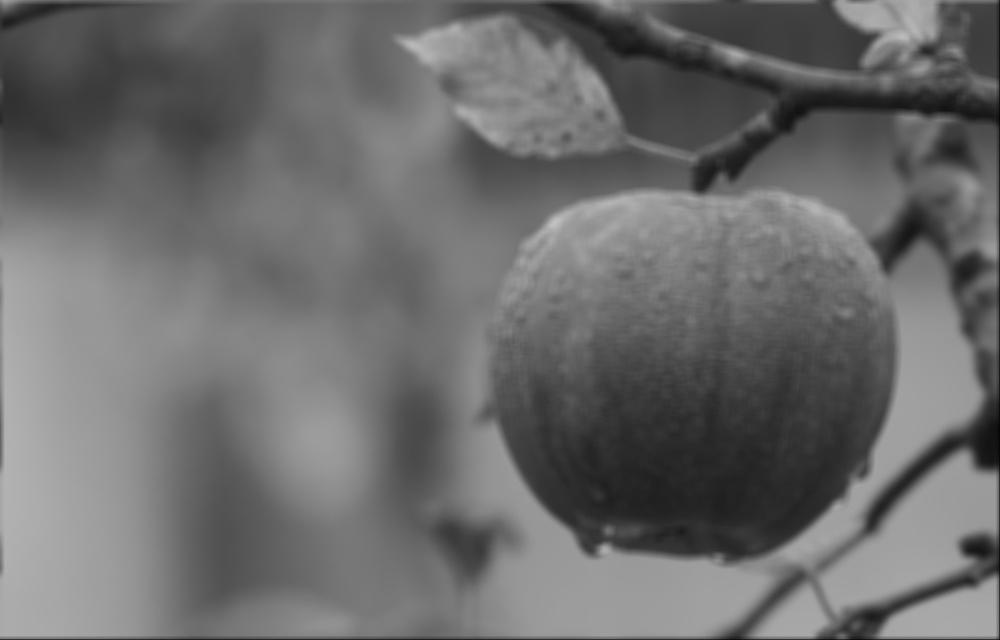
#> input picture smoothing.jpg, 1000 x 640 px, shrunk from 1880 x 1204 before the run, found by its file name
$ python laplacian.py
#> lines starting #> are read from the running program, lines starting #| are printed output that depends on the picture
import cv2
import numpy as np

# Load the image
image_path = 'smoothing.jpg'
gray_image = cv2.imread(image_path, cv2.IMREAD_GRAYSCALE)
#> gray_image is the input picture: shape (640, 1000); min 5, max 194, mean 107.9

# Define the Laplacian kernel
laplacian_kernel = np.array([[0, 1, 0],
                             [1, -4, 1],
                             [0, 1, 0]])

# Initialize an array to store the Laplacian result
laplacian_result = np.zeros_like(gray_image)

# Get image dimensions
height, width = gray_image.shape
#> height = 640; width = 1000

# Apply Laplacian filter
for i in range(1, height - 1):
    for j in range(1, width - 1):
        # Compute the convolution
        convolution = np.sum(gray_image[i - 1:i + 2, j - 1:j + 2] * laplacian_kernel)
        laplacian_result[i, j] = np.clip(convolution, 0, 255)  # Clip to ensure values are within valid range
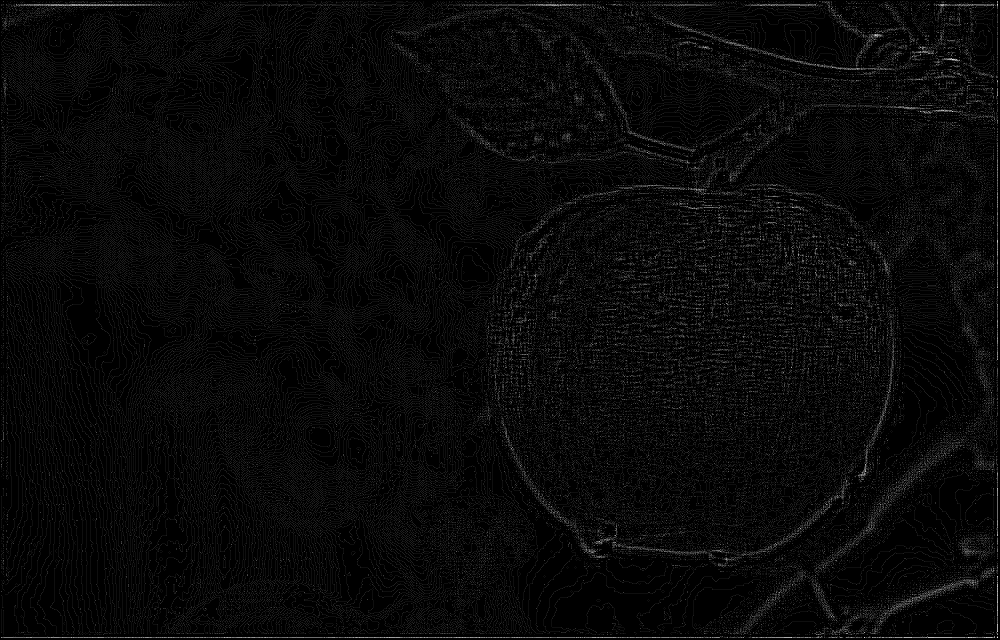
#> laplacian_result: shape (640, 1000); min 0, max 16, mean 0.579; drawn with min black and max white

# Convert to uint8
laplacian_result = np.uint8(laplacian_result)

# Save the resulting image
cv2.imwrite('laplacian_result.jpg', laplacian_result)

print("Done")

$ run again, with dfdx.jpg copied over smoothing.jpg
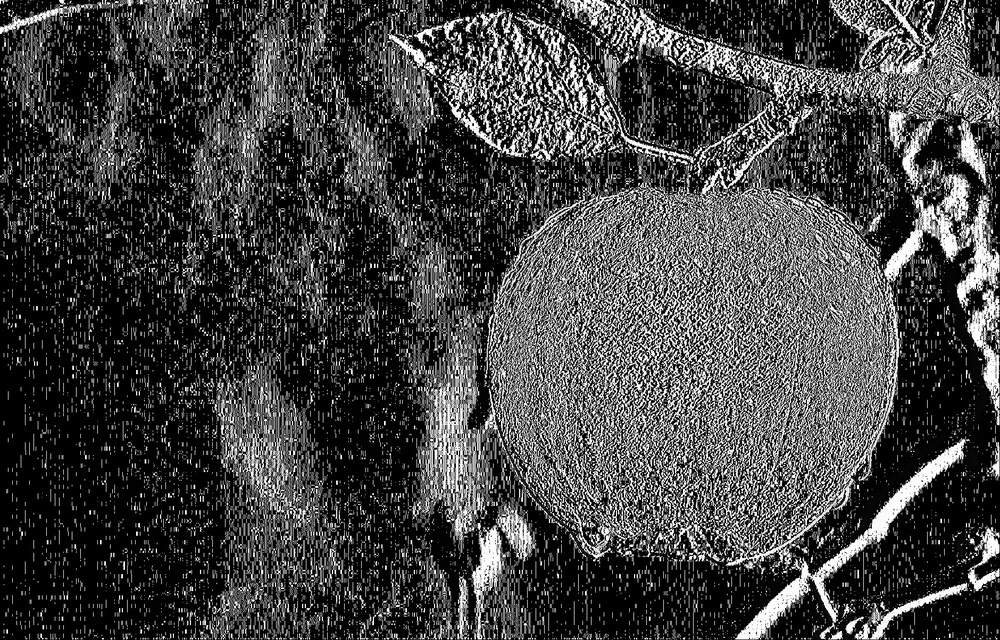
#> input picture dfdx.jpg, 1000 x 640 px, shrunk from 1880 x 1204 before the run, found by its file name
#> gray_image is the input picture: shape (640, 1000); min 0, max 255, mean 66.6
#> after the loop `for i in range(1, height - 1):`:
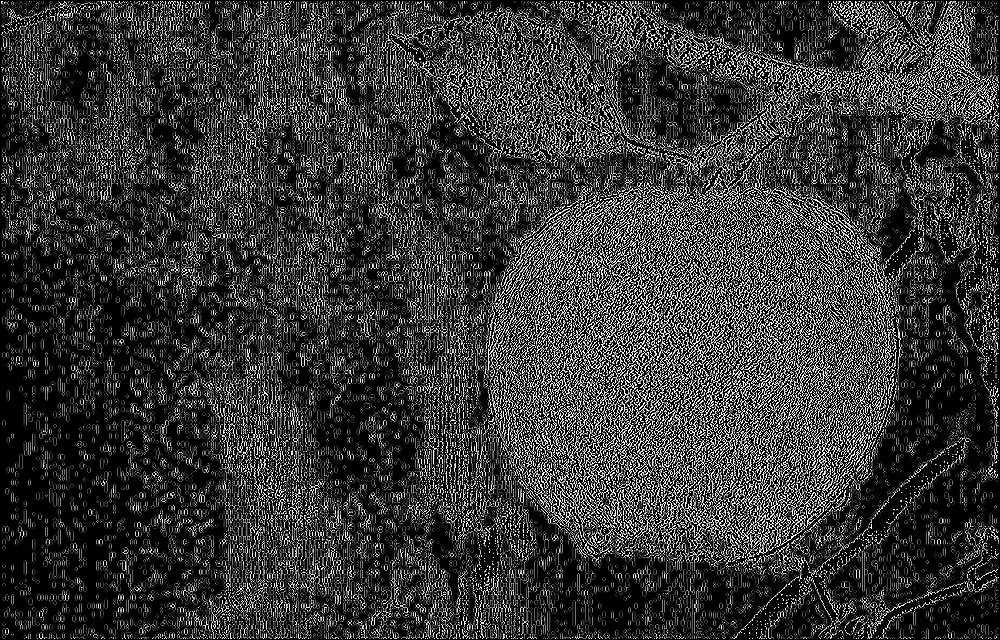
#> laplacian_result: shape (640, 1000); min 0, max 255, mean 55.8

$ run again, with dfdy.jpg copied over smoothing.jpg
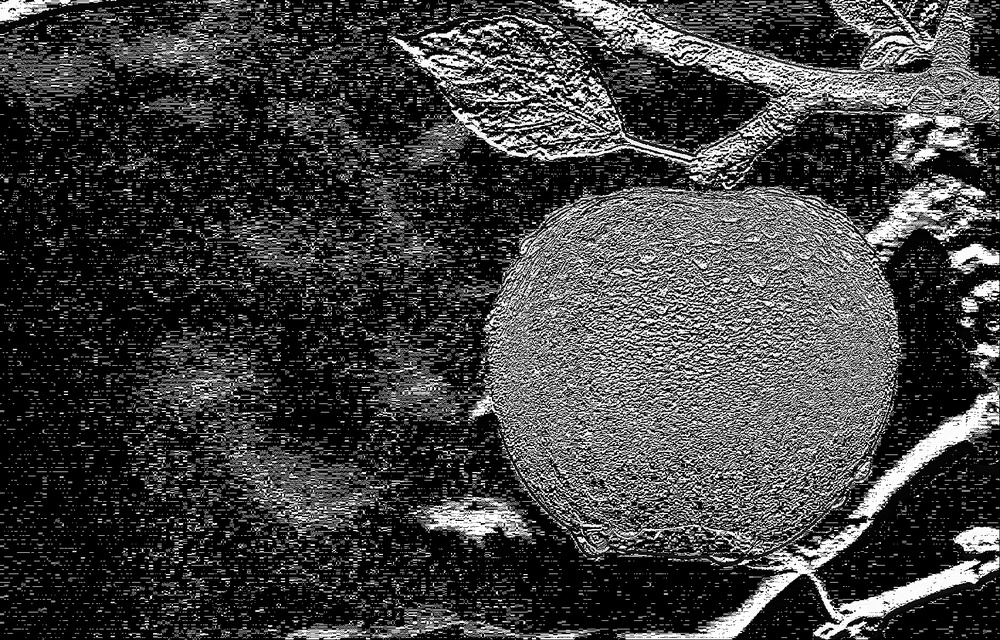
#> input picture dfdy.jpg, 1000 x 640 px, shrunk from 1880 x 1204 before the run, found by its file name
#> gray_image is the input picture: shape (640, 1000); min 0, max 255, mean 64.5
#> after the loop `for i in range(1, height - 1):`:
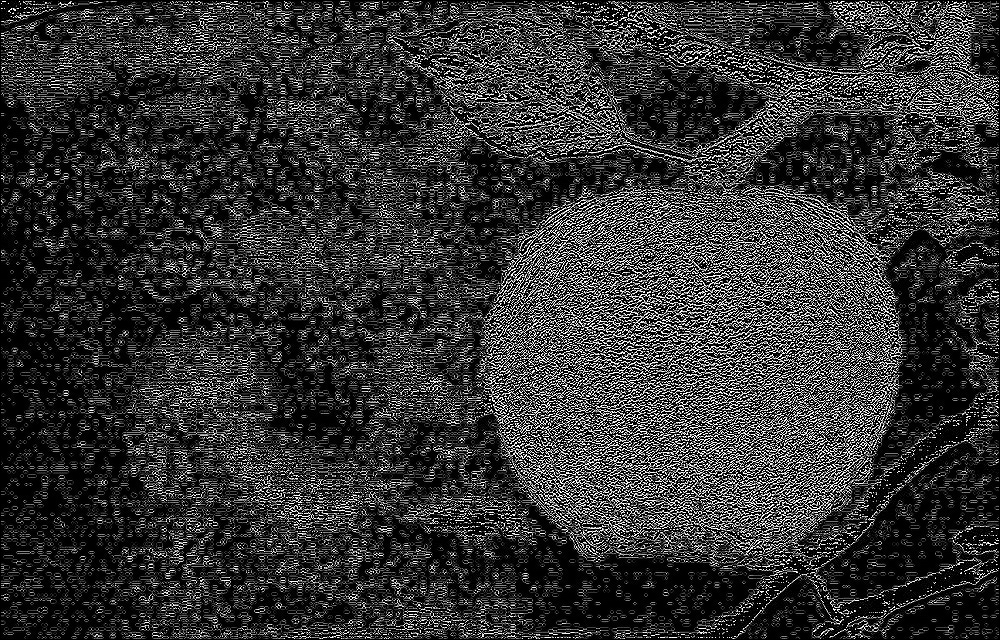
#> laplacian_result: shape (640, 1000); min 0, max 255, mean 53

$ run again, with sharp.jpg copied over smoothing.jpg
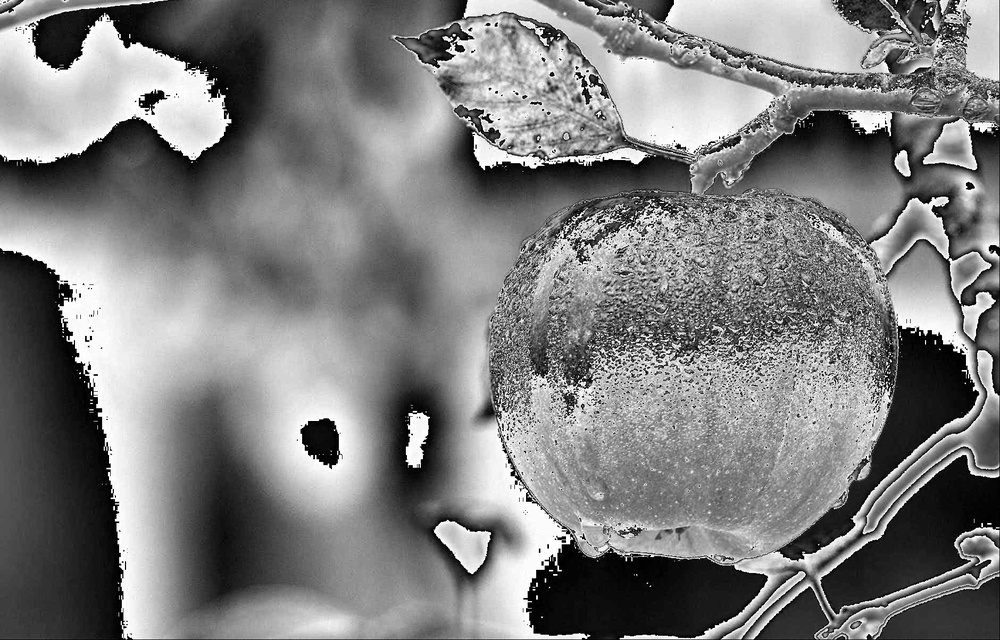
#> input picture sharp.jpg, 1000 x 640 px, shrunk from 1880 x 1204 before the run, found by its file name
#> gray_image is the input picture: shape (640, 1000); min 0, max 255, mean 126
#> after the loop `for i in range(1, height - 1):`:
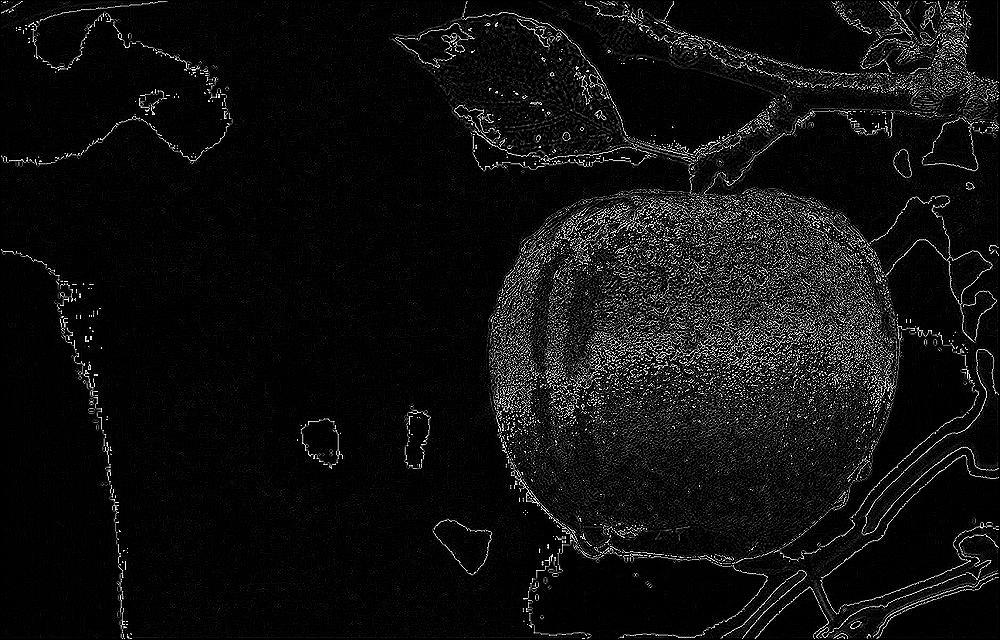
#> laplacian_result: shape (640, 1000); min 0, max 255, mean 16.2
